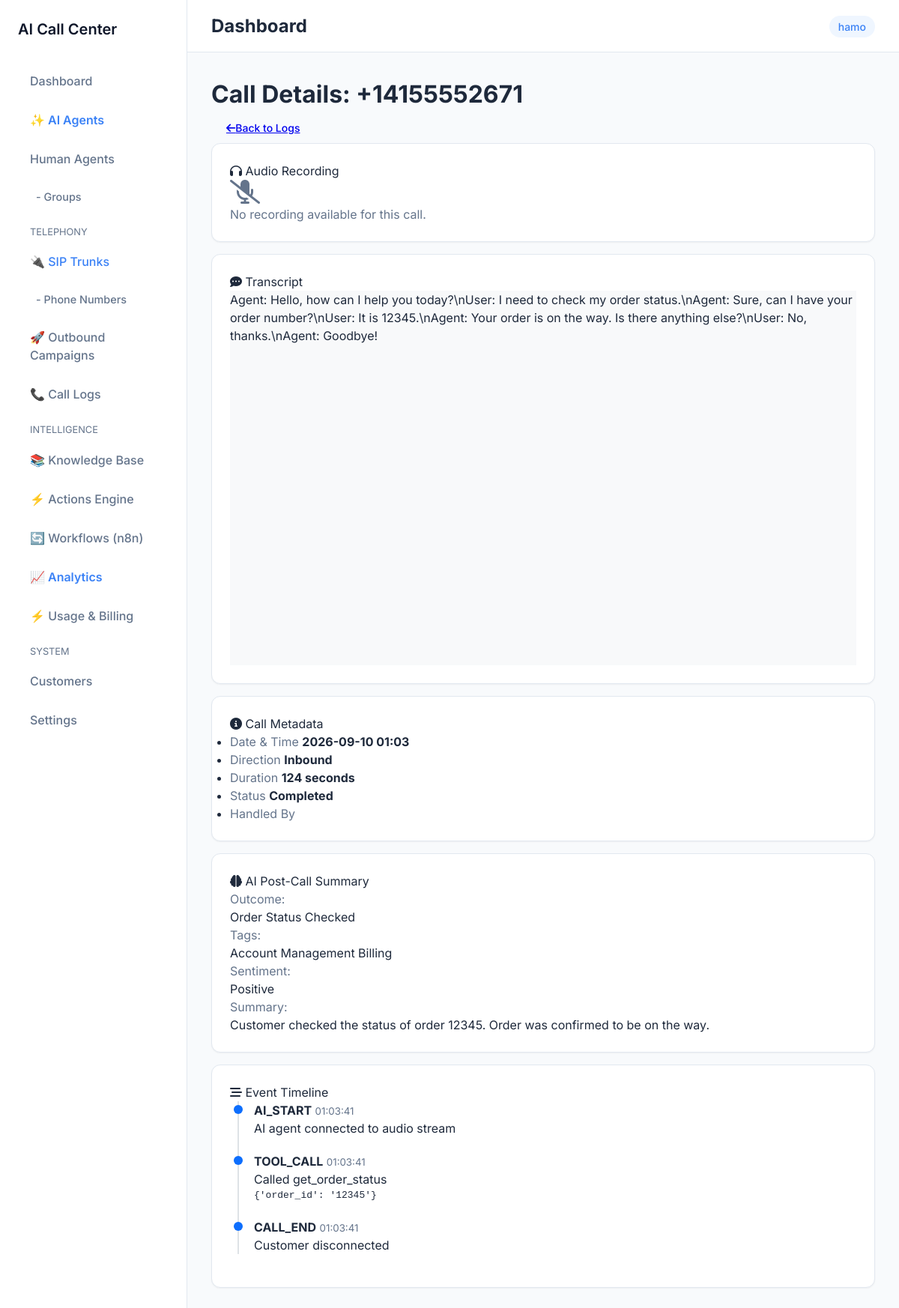
Page /analytics/logs/1/ (signed in) on the committed database.
### organizations/models.py (models this page shows, shortened)
class Organization(models.Model):
    name = models.CharField(_("Organization Name"), max_length=255)
    domain = models.CharField(_("Domain"), max_length=255, unique=True, null=True, blank=True)
    is_active = models.BooleanField(default=True)
    created_at = models.DateTimeField(auto_now_add=True)
    updated_at = models.DateTimeField(auto_now=True)

### analytics/models.py (models this page shows, shortened)
class CallLog(TenantAwareModel):
    DIRECTION_CHOICES = (
        ('INBOUND', 'Inbound'),
        ('OUTBOUND', 'Outbound'),
    )
    room_name = models.CharField(max_length=255, unique=True)
    phone_number = models.CharField(max_length=50)
    direction = models.CharField(max_length=20, choices=DIRECTION_CHOICES)
    campaign = models.ForeignKey(OutboundCampaign, on_delete=models.SET_NULL, null=True, blank=True, related_name='call_logs')
    customer = models.ForeignKey('customers.Customer', on_delete=models.SET_NULL, null=True, blank=True, related_name='calls')
    ai_agent = models.ForeignKey('agents.AIAgent', on_delete=models.SET_NULL, null=True, blank=True, related_name='handled_calls')
    human_agent = models.ForeignKey('users.User', on_delete=models.SET_NULL, null=True, blank=True, related_name='handled_calls')
    start_time = models.DateTimeField(auto_now_add=True)
    end_time = models.DateTimeField(null=True, blank=True)
    duration = models.IntegerField(default=0, help_text="Duration in seconds")
    STATUS_CHOICES = (
        ('IN_PROGRESS', 'In Progress'),
        ('COMPLETED', 'Completed'),
        ('TRANSFERRED', 'Transferred'),
        ('FAILED', 'Failed'),
    )
    status = models.CharField(max_length=20, choices=STATUS_CHOICES, default='COMPLETED')
    recording_url = models.CharField(max_length=500, blank=True)
    transcript = models.TextField(blank=True, help_text="Full text conversation")
    summary = models.TextField(blank=True)
    sentiment = models.CharField(max_length=50, blank=True)
    outcome = models.CharField(max_length=100, blank=True)
    tags = models.JSONField(default=list, blank=True, help_text="List of tags generated by AI (e.g. ['Sales', 'Complaint'])")

class CallEvent(models.Model):
    call = models.ForeignKey(CallLog, on_delete=models.CASCADE, related_name='events')
    timestamp = models.DateTimeField(auto_now_add=True)
    event_type = models.CharField(max_length=50) # e.g., 'TOOL_CALL', 'TRANSFER', 'WORKFLOW'
    description = models.TextField()
    metadata = models.JSONField(null=True, blank=True)
    class Meta:
        ordering = ['timestamp']

### analytics/views.py (the view)
# urls.py: path('logs/<int:pk>/', views.CallLogDetailView.as_view(), name='call_log_detail'),
class CallLogDetailView(LoginRequiredMixin, DetailView):
    model = CallLog
    template_name = 'analytics/call_detail.html'
    context_object_name = 'call'
    def get_queryset(self):
        return CallLog.objects.filter(organization=self.request.user.organization)
    def get_context_data(self, **kwargs):
        context = super().get_context_data(**kwargs)
        context['events'] = self.object.events.all().order_by('timestamp')
        return context

### templates/analytics/call_detail.html (shortened to what this page needs)
{% extends "core/base.html" %}
{% block content %}
<link rel="stylesheet" href="https://cdnjs.cloudflare.com/ajax/libs/font-awesome/6.4.0/css/all.min.css">
<div class="d-flex justify-content-between flex-wrap flex-md-nowrap align-items-center pt-3 pb-2 mb-3 border-bottom">
    <h1 class="h2">Call Details: {{ call.phone_number }}</h1>
    <div class="btn-toolbar mb-2 mb-md-0">
        <a href="{% url 'call_log_list' %}" class="btn btn-sm btn-outline-secondary">
            <i class="fas fa-arrow-left"></i> Back to Logs
        </a>
    </div>
</div>
<div class="row">
    <div class="col-md-7">
        <div class="card shadow-sm mb-4">
            <div class="card-header bg-white fw-bold">
                <i class="fas fa-headphones text-primary"></i> Audio Recording
            </div>
            <div class="card-body text-center">
                {% if call.recording_url %}
                    <audio controls style="width: 100%;">
                        <source src="{{ call.recording_url }}" type="audio/mpeg">
                        Your browser does not support the audio element.
                    </audio>
                {% else %}
                    <div class="text-muted p-3">
                        <i class="fas fa-microphone-slash fa-2x mb-2"></i><br>
                        No recording available for this call.
                    </div>
                {% endif %}
            </div>
        </div>
        <div class="card shadow-sm mb-4">
            <div class="card-header bg-white fw-bold">
                <i class="fas fa-comment-dots text-primary"></i> Transcript
            </div>
            <div class="card-body" style="height: 500px; overflow-y: auto; background: #f8f9fa;">
                {% if call.transcript %}
                    <div class="font-monospace small">
                        {{ call.transcript|linebreaks }}
                    </div>
                {% else %}
                    <div class="text-muted text-center p-5">
                        Transcript not available.
                    </div>
                {% endif %}
            </div>
        </div>
    </div>
    <div class="col-md-5">
        <div class="card shadow-sm mb-4">
            <div class="card-header bg-white fw-bold">
                <i class="fas fa-info-circle text-primary"></i> Call Metadata
            </div>
            <ul class="list-group list-group-flush">
                <li class="list-group-item d-flex justify-content-between">
                    <span class="text-muted">Date & Time</span>
                    <strong>{{ call.start_time|date:"Y-m-d H:i" }}</strong>
                </li>
                <li class="list-group-item d-flex justify-content-between">
                    <span class="text-muted">Direction</span>
                    <strong>{{ call.get_direction_display }}</strong>
                </li>
                <li class="list-group-item d-flex justify-content-between">
                    <span class="text-muted">Duration</span>
                    <strong>{{ call.duration }} seconds</strong>
                </li>
                <li class="list-group-item d-flex justify-content-between">
                    <span class="text-muted">Status</span>
                    <strong>{{ call.get_status_display }}</strong>
                </li>
                <li class="list-group-item d-flex justify-content-between">
                    <span class="text-muted">Handled By</span>
                </li>
            </ul>
        </div>
        <div class="card shadow-sm mb-4">
            <div class="card-header bg-white fw-bold">
                <i class="fas fa-brain text-purple"></i> AI Post-Call Summary
            </div>
            <div class="card-body">
                {% if call.summary %}
                    <div class="mb-3">
                        <span class="text-muted small text-uppercase">Outcome:</span><br>
                        <span class="badge bg-success fs-6">{{ call.outcome }}</span>
                    </div>
                    {% if call.tags %}
                    <div class="mb-3">
                        <span class="text-muted small text-uppercase">Tags:</span><br>
                        {% for tag in call.tags %}
                            <span class="badge bg-secondary me-1">{{ tag }}</span>
                        {% endfor %}
                    </div>
                    {% endif %}
                    <div class="mb-3">
                        <span class="text-muted small text-uppercase">Sentiment:</span><br>
                        {{ call.sentiment|default:"Neutral" }}
                    </div>
                    <div>
                        <span class="text-muted small text-uppercase">Summary:</span>
                        <p class="mb-0">{{ call.summary }}</p>
                    </div>
                {% else %}
                    <div class="text-muted">Summary is pending or not generated.</div>
                {% endif %}
            </div>
        </div>
        <div class="card shadow-sm">
            <div class="card-header bg-white fw-bold">
                <i class="fas fa-stream text-primary"></i> Event Timeline
            </div>
            <div class="card-body">
                {% if events %}
                    <div class="timeline mt-2">
                        {% for event in events %}
                        <div class="timeline-event">
                            <strong class="d-block">{{ event.event_type }}</strong>
                            <small class="text-muted">{{ event.timestamp|time:"H:i:s" }}</small>
                            <p class="mb-0 small">{{ event.description }}</p>
                            {% if event.metadata %}
                                <pre class="bg-light p-2 mt-1 small rounded"><code>{{ event.metadata }}</code></pre>
                            {% endif %}
                        </div>
                        {% endfor %}
                    </div>
                {% else %}
                    <div class="text-muted">No detailed events logged for this call.</div>
                {% endif %}
            </div>
        </div>
    </div>
</div>
{% endblock %}

### core/templates/core/base.html (shortened to what this page needs)
{% load static %}
<!DOCTYPE html>
<html lang="en">
<head>
    <link rel="stylesheet" href="{% static 'core/css/style.css' %}">
</head>
<body>
    <div class="app-container">
        <aside class="sidebar">
            <a href="/" class="sidebar-logo">AI Call Center</a>
            <ul class="nav-links">
                <li class="nav-item">
                    <a href="{% url 'dashboard' %}" class="nav-link">Dashboard</a>
                </li>
                <li class="nav-item">
                    <a href="{% url 'ai_agent_list' %}" class="nav-link" style="color: var(--accent-color); font-weight: 600;">✨ AI Agents</a>
                </li>
                <li class="nav-item">
                    <a href="{% url 'agent_list' %}" class="nav-link">Human Agents</a>
                </li>
                <li class="nav-item">
                    <a href="{% url 'agent_group_list' %}" class="nav-link" style="padding-left: 24px; font-size: 0.9em;">- Groups</a>
                </li>
                <li class="nav-item" style="margin-top: 16px; font-size: 0.8em; text-transform: uppercase; color: var(--text-secondary); padding: 0 16px;">Telephony</li>
                <li class="nav-item">
                    <a href="{% url 'sip_trunk_list' %}" class="nav-link" style="color: var(--accent-color);">🔌 SIP Trunks</a>
                </li>
                <li class="nav-item">
                    <a href="{% url 'phone_number_list' %}" class="nav-link" style="padding-left: 24px; font-size: 0.9em;">- Phone Numbers</a>
                </li>
                <li class="nav-item">
                    <a href="{% url 'campaign-list' %}" class="nav-link">🚀 Outbound Campaigns</a>
                </li>
                <li class="nav-item">
                    <a href="{% url 'call_log_list' %}" class="nav-link">📞 Call Logs</a>
                </li>
                <li class="nav-item" style="margin-top: 16px; font-size: 0.8em; text-transform: uppercase; color: var(--text-secondary); padding: 0 16px;">Intelligence</li>
                <li class="nav-item">
                    <a href="{% url 'knowledge_document_list' %}" class="nav-link">📚 Knowledge Base</a>
                </li>
                <li class="nav-item">
                    <a href="{% url 'action_definition_list' %}" class="nav-link">⚡ Actions Engine</a>
                </li>
                <li class="nav-item">
                    <a href="{% url 'workflow_list' %}" class="nav-link">🔄 Workflows (n8n)</a>
                </li>
                <li class="nav-item">
                    <a href="{% url 'analytics_dashboard' %}" class="nav-link" style="color: var(--accent-color); font-weight: 600;">📈 Analytics</a>
                </li>
                <li class="nav-item">
                    <a href="{% url 'usage_dashboard' %}" class="nav-link">⚡ Usage & Billing</a>
                </li>
                <li class="nav-item" style="margin-top: 16px; font-size: 0.8em; text-transform: uppercase; color: var(--text-secondary); padding: 0 16px;">System</li>
                <li class="nav-item">
                    <a href="{% url 'customer_list' %}" class="nav-link">Customers</a>
                </li>
                <li class="nav-item">
                    <a href="{% url 'settings_update' %}" class="nav-link">Settings</a>
                </li>
            </ul>
        </aside>
        <main class="main-content">
            <header class="topbar">
                <div class="topbar-left">
                    <h2 class="page-title">{% block page_title %}Dashboard{% endblock %}</h2>
                </div>
                <div class="topbar-right">
                    {% if current_organization %}
                        <span class="organization-badge">{{ current_organization.name }}</span>
                    {% else %}
                        <span class="organization-badge">Global Admin</span>
                    {% endif %}
                </div>
            </header>
            <div class="content-area">
                {% block content %}
                {% endblock %}
            </div>
        </main>
    </div>
</body>
</html>

### rows in the picture
Organization: name "hamo"
CallLog: phone_number "+14155552671", transcript "Agent: Hello, how can I help you today?\\nUser: I need to check my order status.\\nAgent: Sure, can I have your order number?\\nUser: It is 12345.\\nAgent: Your order is on the way. Is there anything else?\\nUser: No, thanks.\\nAgent: Goodbye!", start_time "2026-09-10 01:03", direction "Inbound", duration "124", status "Completed", outcome "Order Status Checked", sentiment "Positive", summary "Customer checked the status of order 12345. Order was confirmed to be on the way."
CallEvent: event_type "AI_START", timestamp "01:03:41", description "AI agent connected to audio stream"
CallEvent: event_type "TOOL_CALL", timestamp "01:03:41", description "Called get_order_status", metadata "{'order_id': '12345'}"
CallEvent: event_type "CALL_END", timestamp "01:03:41", description "Customer disconnected"

### other values in the picture
{{ tag }} "Account Management" "Billing"
